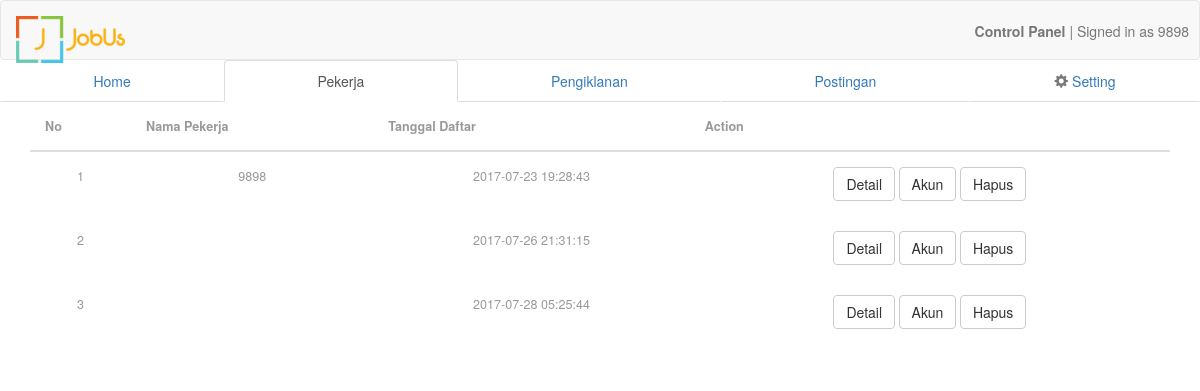
Screenshot of /admin/pekerja.php (signed in) with the database file from the repository.
### tables this page shows
CREATE TABLE IF NOT EXISTS `pekerja` (
`id_pekerja` int(11) NOT NULL,
  `username` varchar(20) NOT NULL,
  `email` varchar(255) NOT NULL,
  `no_hp` varchar(15) NOT NULL,
  `password` varchar(255) NOT NULL,
  `foto_profile` varchar(255) DEFAULT NULL,
  `nama` varchar(255) DEFAULT NULL,
  `sosmed` varchar(255) DEFAULT NULL,
  `provinsi` varchar(20) DEFAULT NULL,
  `kota` varchar(20) DEFAULT NULL,
  `kecamatan` varchar(20) DEFAULT NULL,
  `alamat` varchar(255) DEFAULT NULL,
  `keahlian` varchar(255) DEFAULT NULL,
  `foto_pengenal` varchar(255) DEFAULT NULL,
  `tanggal` timestamp NOT NULL DEFAULT CURRENT_TIMESTAMP
);

### controller/class.pekerja.php (called while the page is built, shortened)
<?php
class pekerja
 {
	function get_all_rows($query, $param){
			try{
				global $pdo;
				$req = $pdo->prepare($query);
				if($param == ''){
					$req->execute();
				}else{
					$req->execute($param);
				}
				if($req->rowCount() > 0){
					$result = $req->fetchAll();
					return $result;
				}
			}catch(PDOException $e){
				echo "Error! gagal mengambil data: ".$e->getMessage();
			}
	}
	function get_all_profile(){
			$query = "SELECT * FROM `pekerja`";
			return $this->get_all_rows($query, '');
	}
 }
 ?>

### admin/pekerja.php (the view, shortened to what this page needs)
<!DOCTYPE html>
<?php session_start();
include '../controller/class.pekerja.php';
$pekerja = new pekerja();
$data = $pekerja->get_all_profile();
 ?>
<html>
<head>
	<?php include '../view/source3.php'; ?>
</head>
<body>
 <?php include('../view/navbar.php'); ?>
	<ul class="nav nav-tabs nav-justified">
  		<li><a href="../admin/dashboard.php">Home</a></li>
  		<li role="presentation" class="active"><a href="../admin/pekerja.php">Pekerja</a></li>
  		<li><a href="../admin/pengiklanan.php">Pengiklanan</a></li>
  		<li><a href="postingan.php">Postingan</a></li>
  		<li><a href="pengaturan.php"><span class="glyphicon glyphicon-cog" aria-hidden="true"></span> Setting</a></li>
	</ul>
	<div class="container">
		<table  class="table table-condensed table-responsive">
			<thead>
				<th>No </th>
				<th>Nama Pekerja</th>
				<th>Tanggal Daftar</th>
				<th>Action</th>
			</thead>
			<tbody>
			<?php
				if(count($data) > 0){
					$i = 1;
				  foreach ($data as $row) {
				    echo "
				<tr>
				<td>$i</td>
				<td>".$row['nama']."</td>
				<td>".$row['tanggal']."</td>
				<td>
					<button type='button' class='btn btn-default' data-toggle='modal' data-target='#".$row['id_pekerja']."'>Detail</button>
					<button class='btn btn-default'>Akun</button>
					<button class='btn btn-default'>Hapus</button>
				</td>
			</tr>
				    ";
				    $i++;
				}}
			?>
		</table>
	</div>
</body>
</html>

### assets/css/style.css (style rules this page uses)
html, body { font-size: 100%; font-family: 'Open Sans', sans-serif; background:#ffffff; margin: 0; }
p,ul li,ol li { margin:0; font-size:14px; }
ul,label { margin:0; padding:0; }
input[type="submit"],input[type="reset"],a { -webkit-transition: 0.5s ease-in; -moz-transition: 0.5s ease-in; -ms-transition: 0.5s ease-in; -o-transition: 0.5s ease-in; transition:0.5s ease-in; }
.glyphicon { position: relative; top: 1px; display: inline-block; font-family: 'Glyphicons Halflings'; font-style: normal; font-weight: 400; line-height: 1; -webkit-font-smoothing: antialiased; -moz-osx-font-smoothing: grayscale; color: #777; }
.table > thead > tr > th, .table > tbody > tr > th, .table > tfoot > tr > th, .table > thead > tr > td, .table > tbody > tr > td, .table > tfoot > tr > td { border-top: none !important; }
.table td, .table>tbody>tr>td, .table>tbody>tr>th, .table>tfoot>tr>td, .table>tfoot>tr>th, .table>thead>tr>td, .table>thead>tr>th { padding: 15px!important; }
.table > thead > tr > th, .table > tbody > tr > th, .table > tfoot > tr > th, .table > thead > tr > td, .table > tbody > tr > td, .table > tfoot > tr > td { font-size: 0.9em; color: #999; border-top: none !important; }

### assets/css/cssme.css (style rules this page uses)
th { text-align: center; }
tbody { text-align: center; }
ul { list-style: none; }

### rows the page displays
pekerja: nama "9898", tanggal "2017-07-23 19:28:43"
pekerja: tanggal "2017-07-26 21:31:15"
pekerja: tanggal "2017-07-28 05:25:44"
